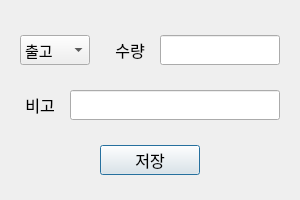
<?xml version="1.0" encoding="UTF-8"?>
<ui version="4.0">
 <class>Dialog</class>
 <widget class="QDialog" name="Dialog">
  <property name="geometry">
   <rect>
    <x>0</x>
    <y>0</y>
    <width>300</width>
    <height>200</height>
   </rect>
  </property>
  <property name="windowTitle">
   <string>Dialog</string>
  </property>
  <widget class="QLineEdit" name="QLine_quantity">
   <property name="geometry">
    <rect>
     <x>160</x>
     <y>35</y>
     <width>120</width>
     <height>30</height>
    </rect>
   </property>
   <property name="font">
    <font>
     <family>나눔고딕</family>
     <pointsize>12</pointsize>
    </font>
   </property>
   <property name="text">
    <string/>
   </property>
  </widget>
  <widget class="QComboBox" name="QCombo_type">
   <property name="geometry">
    <rect>
     <x>20</x>
     <y>35</y>
     <width>70</width>
     <height>30</height>
    </rect>
   </property>
   <property name="font">
    <font>
     <family>나눔고딕</family>
     <pointsize>11</pointsize>
     <weight>50</weight>
     <bold>false</bold>
    </font>
   </property>
   <item>
    <property name="text">
     <string>출고</string>
    </property>
   </item>
   <item>
    <property name="text">
     <string>입고</string>
    </property>
   </item>
  </widget>
  <widget class="QLabel" name="label">
   <property name="geometry">
    <rect>
     <x>105</x>
     <y>35</y>
     <width>50</width>
     <height>30</height>
    </rect>
   </property>
   <property name="font">
    <font>
     <family>나눔고딕</family>
     <pointsize>12</pointsize>
    </font>
   </property>
   <property name="text">
    <string>수량</string>
   </property>
   <property name="alignment">
    <set>Qt::AlignCenter</set>
   </property>
  </widget>
  <widget class="QPushButton" name="QBtn_save">
   <property name="geometry">
    <rect>
     <x>100</x>
     <y>145</y>
     <width>100</width>
     <height>30</height>
    </rect>
   </property>
   <property name="font">
    <font>
     <family>나눔고딕</family>
     <pointsize>12</pointsize>
    </font>
   </property>
   <property name="text">
    <string>저장</string>
   </property>
   <property name="default">
    <bool>true</bool>
   </property>
  </widget>
  <widget class="QLineEdit" name="QLine_memo">
   <property name="geometry">
    <rect>
     <x>70</x>
     <y>90</y>
     <width>210</width>
     <height>30</height>
    </rect>
   </property>
   <property name="font">
    <font>
     <family>나눔고딕</family>
     <pointsize>12</pointsize>
    </font>
   </property>
   <property name="text">
    <string/>
   </property>
  </widget>
  <widget class="QLabel" name="label_2">
   <property name="geometry">
    <rect>
     <x>20</x>
     <y>90</y>
     <width>40</width>
     <height>30</height>
    </rect>
   </property>
   <property name="font">
    <font>
     <family>나눔고딕</family>
     <pointsize>12</pointsize>
    </font>
   </property>
   <property name="text">
    <string>비고</string>
   </property>
   <property name="alignment">
    <set>Qt::AlignCenter</set>
   </property>
  </widget>
 </widget>
 <tabstops>
  <tabstop>QCombo_type</tabstop>
  <tabstop>QLine_quantity</tabstop>
  <tabstop>QLine_memo</tabstop>
  <tabstop>QBtn_save</tabstop>
 </tabstops>
 <resources/>
 <connections/>
</ui>
